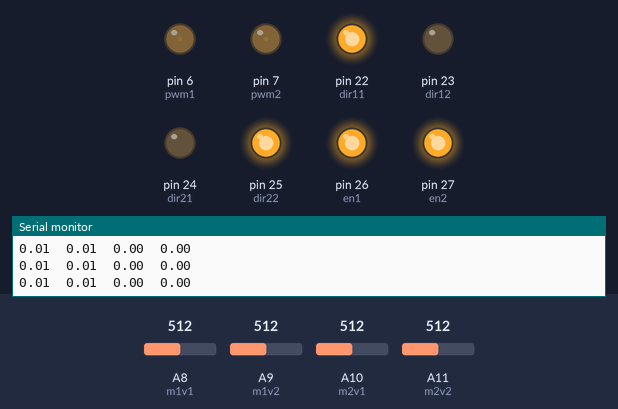
Simulated run of this sketch. Board: Arduino Mega 2560, built with avr-gcc and run on an emulated ATmega2560. Shown: output pins drawn as LEDs (lit = HIGH), the last lines printed to the serial monitor. Inputs (shaded band) come from the test bench; at power-on: A8 (m1v1) = 512, A9 (m1v2) = 512, A10 (m2v1) = 512, A11 (m2v2) = 512.

Above: at 0.49 s.
At 14.26 s:
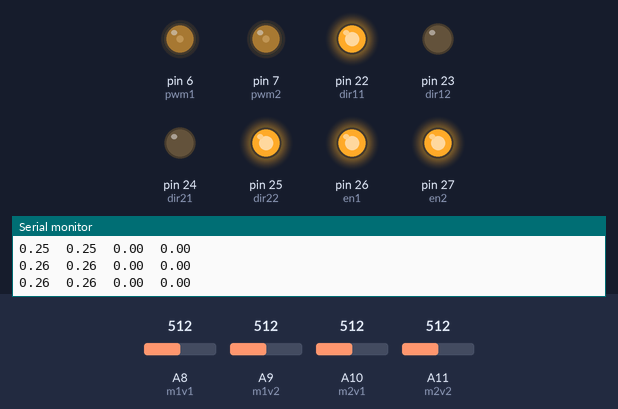
At 27.93 s:
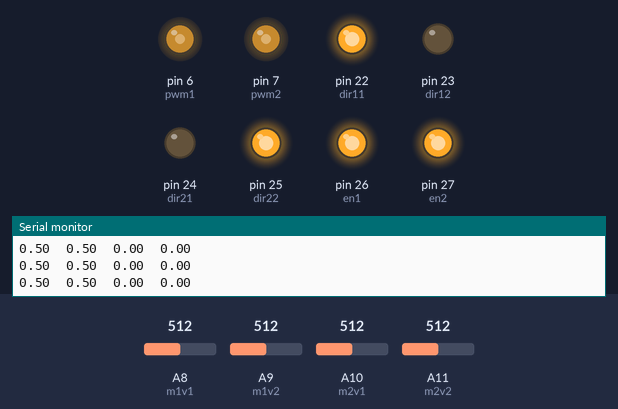
Timing chart, 0 to 40.0 s (numbered marks = the images above):
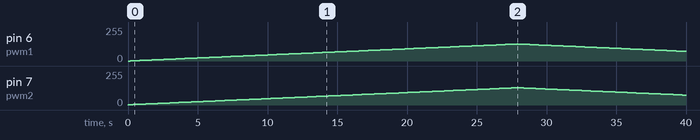

Measured:
- by itself, pin 6 (pwm1): rises from 0/255 to 128/255 in 27.8 s, then falls to 72/255 in 12.0 s
- by itself, pin 7 (pwm2): rises from 0/255 to 130/255 in 27.9 s, then falls to 74/255 in 12.0 s

The sketch:

CurrentSenseTest.ino
```cpp
#include <math.h>

int pwm1 = 6;
int pwm2 = 7;
int dir11 = 22;
int dir12 = 23;
int dir21 = 24;
int dir22 = 25;
int en1 = 26;
int en2 = 27;
//int cs1 = A8;
//int cs2 = A9;

int m1v1 = A8;
int m1v2 = A9;
int m2v1 = A10;
int m2v2 = A11;

void setup() {
  // put your setup code here, to run once:
  pinMode(pwm1, OUTPUT);
  pinMode(pwm2, OUTPUT);
  pinMode(dir11, OUTPUT);
  pinMode(dir12, OUTPUT);
  pinMode(dir21, OUTPUT);
  pinMode(dir22, OUTPUT);
  pinMode(en1, OUTPUT);
  pinMode(en2, OUTPUT);

  digitalWrite(dir11, HIGH);
  digitalWrite(dir12, LOW);

  digitalWrite(dir21, LOW);
  digitalWrite(dir22, HIGH);

  digitalWrite(en1, HIGH);
  digitalWrite(en2, HIGH);

  Serial.begin(9600);

}

float count = 0;
float incr = .1;

float v1 = 0;
float v2 = 0;

int m1v1o = 0;
int m1v2o = 0;
int m2v1o = 0;
int m2v2o = 0;
int flag = 0;
int flag2 = 0;
int flag3 = 0;

float c1 = 0;
float c2 = 0;

void loop() {
  // put your main code here, to run repeatedly:

  if (count >= 128) {
    incr = -.1;
  }

  if (count <= 0) {
    incr = .1;
  }

  /*if (count >= 25 && flag == 0) {

     count = 110;
     flag = 1;
  }

  if (count >= 110.8 && flag2 == 0) {

     count = 26;
     flag2 = 1;
     flag3 = 1;
  }*/

  analogWrite(pwm1, (unsigned char) count);
  analogWrite(pwm2, (unsigned char) count + 2);

  //v1 = analogRead(cs1);
  //v2 = analogRead(cs2);

  //c1 = (float) v1 * 5 / 1024 / .140 * 1000;
  //c2 = (float) v2 * 5 / 1024 / .140 * 1000;

  m1v1o = analogRead(m1v1);
  m1v2o = analogRead(m1v2);
  m2v1o = analogRead(m2v1);
  m2v2o = analogRead(m2v2);

  v1 = fabs(m1v1o - m1v2o) * 15 / 1023;
  v2 = fabs(m2v1o - m2v2o) * 15 / 1023;

  // Serial.print("Speed: ");
  Serial.print(((float) count/255));
  Serial.print("\t");

  Serial.print(((float) count/255));
  Serial.print("\t");
  // Serial.print("\tM1 Current: ");
  Serial.print(v1);
  // Serial.print("\tM2 Current: ");
  Serial.print("\t");
  Serial.println(v2);
  //delay(10);

  if (flag3 == 0) {
  count += incr;
  }
}
```
